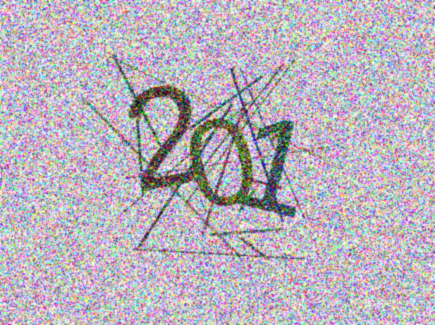
%> input picture images/ex1.png, 435 x 325 px
$ octave --eval "result = FeatureExtraction(imread('images/ex1.png'));"   (GNU Octave 9; MATLAB toolbox functions it lacks are replaced by stand-ins)
%> lines starting %> are read from the running program, lines starting %| are printed output that depends on the picture; in (x1, y1, x2, y2) boxes, pixels count from 0 and x2, y2 are one past the last pixel; in counts of white or black regions, pixels touching at a corner belong together; the program's own positions count from 1
function K=FeatureExtraction(I)
    K = [];

	% CONVERT TO GRAYSCALE
    I1 = rgb2gray(I);
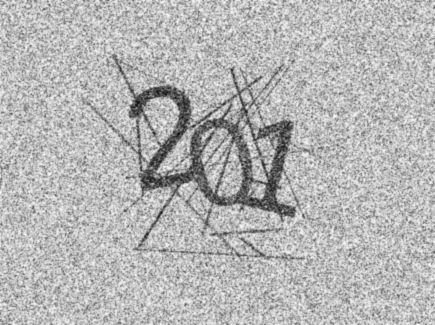
%> I1: size 325x435 uint8; min 14, max 248, mean 181.6

    % GAUSSIAN FILTERING
    I2 = imgaussfilt(I1,2);
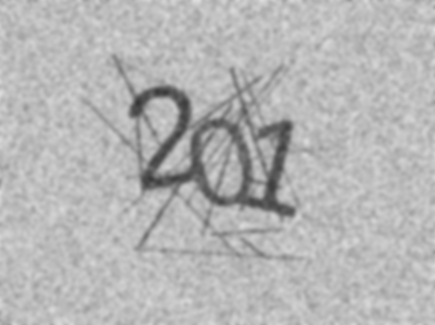
%> I2: size 325x435 uint8; min 53, max 221, mean 181.6

    % BINARIZE THE IMAGE USING OTSU'S THRESHOLDING
    I3 = ~imbinarize(I2);
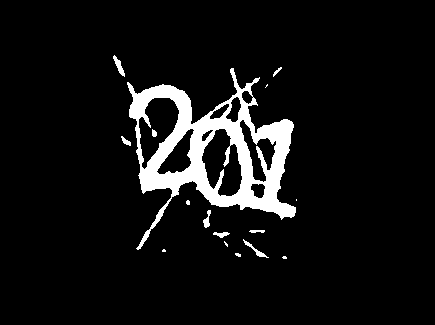
%> I3: size 325x435 logical; 7.1% white; 16 white regions (7 under 20 px), largest, box (x1, y1, x2, y2) and area: (127, 68, 296, 250) 9478, (113, 55, 125, 77) 99, (243, 239, 269, 258) 94

    % EROSION
    I3 = imerode(I3, strel('disk',4));
%> I3: size 325x435 logical; 3% white; 2 white regions, box (x1, y1, x2, y2) and area: (132, 88, 293, 215) 4140, (241, 105, 248, 121) 45

    % REMOVE UNWANTED REGIONS
    I3 = bwareaopen(I3, 400); % Remove components with < 400 pixels
%> I3: size 325x435 logical; 2.9% white; 1 white region, box (x1, y1, x2, y2) and area: (132, 88, 293, 215) 4140

    % DILATION
    I4 = imdilate(I3, strel('disk',3));
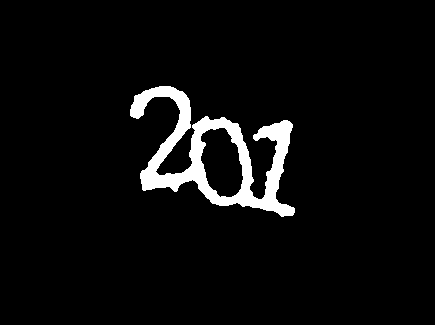
%> I4: size 325x435 logical; 4.7% white; 1 white region, box (x1, y1, x2, y2) and area: (130, 86, 295, 217) 6668
    imshow(I4)

    % Extract the 3 Regions (Digits)
    cc = bwconncomp(I4,4);
%> cc = 1 connected component
    props = regionprops(cc, 'Image');

    if cc.NumObjects == 1
        [h,w] = size(props(1).Image);
%> h = 131; w = 165
        split = round(w/3);
%> split = 55
        d1 = imcrop(props(1).Image,[0 0 split h]);
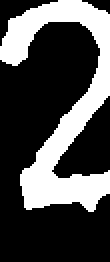
%> d1: size 131x55 logical (shown 2 times larger); 30.5% white; 1 white region, box (x1, y1, x2, y2) and area: (0, 0, 55, 106) 2199
        d2 = imcrop(props(1).Image,[split 0 split h]);
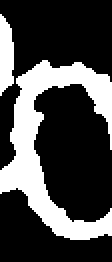
%> d2: size 131x56 logical (shown 2 times larger); 28.1% white; 2 white regions, box (x1, y1, x2, y2) and area: (0, 30, 56, 120) 1836, (0, 7, 7, 48) 226
        d3 = imcrop(props(1).Image,[split*2 0 split h]);
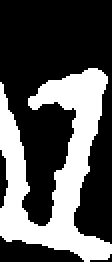
%> d3: size 131x56 logical (shown 2 times larger); 34.2% white; 1 white region, box (x1, y1, x2, y2) and area: (0, 34, 56, 131) 2508
        f1 = ShapeFeats(d1);
% [28 lines not run here, left out]
function F=ShapeFeats(S)
	fts={'Circularity','Area','Centroid','Orientation','Solidity'};
	Ft=regionprops('Table',S,fts{:});
%> Ft = 1 region; Area, Centroid, Orientation, Circularity and Solidity: 2199 [32.1 53.6] -89.05 0.158 0.432
	[~,idx]=max(Ft.Area);
%> idx = 1
%> (the run ends here)
